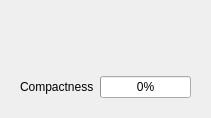
          <widget class="QWidget" name="compactness_panel" native="true">
           <layout class="QGridLayout" name="gridLayout_14">
            <item row="0" column="0">
             <widget class="JKQTPlotter" name="compactness_graph" native="true">
              <property name="sizePolicy">
               <sizepolicy hsizetype="MinimumExpanding" vsizetype="MinimumExpanding">
                <horstretch>0</horstretch>
                <verstretch>0</verstretch>
               </sizepolicy>
              </property>
              <property name="minimumSize">
               <size>
                <width>50</width>
                <height>50</height>
               </size>
              </property>
             </widget>
            </item>
            <item row="1" column="0">
             <widget class="QWidget" name="compactness_progress_widget" native="true">
              <layout class="QGridLayout" name="gridLayout_5">
               <item row="2" column="1">
                <widget class="QProgressBar" name="compactness_progress">
                 <property name="sizePolicy">
                  <sizepolicy hsizetype="Preferred" vsizetype="Fixed">
                   <horstretch>0</horstretch>
                   <verstretch>0</verstretch>
                  </sizepolicy>
                 </property>
                 <property name="value">
                  <number>0</number>
                 </property>
                </widget>
               </item>
               <item row="2" column="0">
                <widget class="QLabel" name="compactness_label">
                 <property name="text">
                  <string>Compactness</string>
                 </property>
                </widget>
               </item>
              </layout>
             </widget>
            </item>
           </layout>
          </widget>
